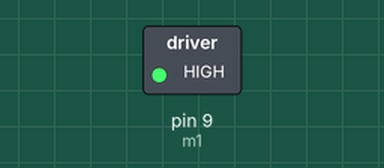
The sketch below on a simulated Arduino Uno, built with avr-gcc and run on an emulated ATmega328P. On the bench: switched loads named in the sketch (green lamp = pin HIGH).

Above: at 0.1 s.
Timing chart, 0 to 1.6 s (numbered marks = the images above):
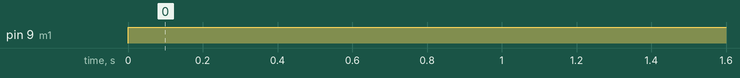

Measured:
- by itself, pin 9 (m1): LOW → HIGH at 0.00 s

The sketch:

guia_2.ino
```cpp
int vel1 = 255;              //variable para maxima velocidad
int vel2 = 0;                //variable para velocidad 0 apagado
int m1 = 9;                  //pin pwm para motor
void setup() {
pinMode(m1, OUTPUT);         //tipo de elemento a usar "de salida"
}
void loop() {
 analogWrite(m1, vel1);      //motor enciende segun la velocidad establecida
}
```
